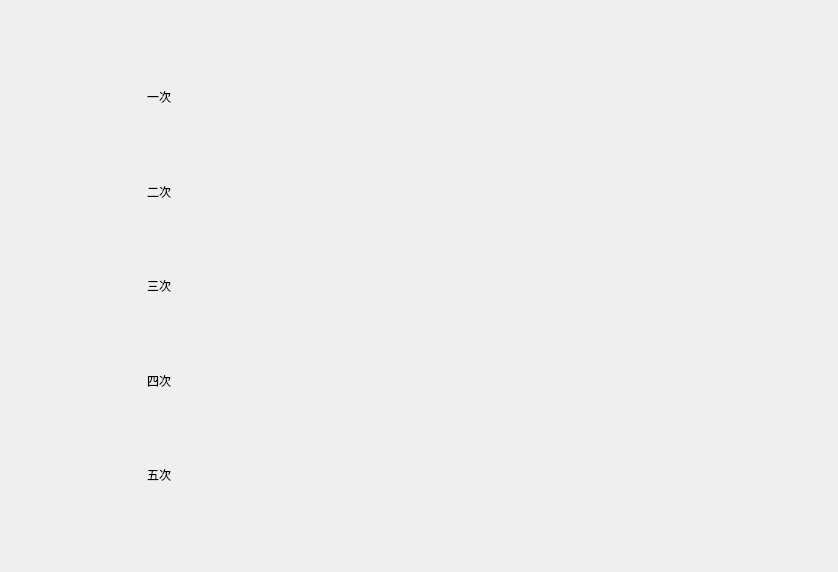
<?xml version="1.0" encoding="UTF-8"?>
<ui version="4.0">
 <class>FeedSetByGroupPage</class>
 <widget class="QWidget" name="FeedSetByGroupPage">
  <property name="geometry">
   <rect>
    <x>0</x>
    <y>0</y>
    <width>838</width>
    <height>572</height>
   </rect>
  </property>
  <property name="windowTitle">
   <string notr="true">Form</string>
  </property>
  <layout class="QVBoxLayout" name="verticalLayout">
   <property name="spacing">
    <number>20</number>
   </property>
   <property name="leftMargin">
    <number>40</number>
   </property>
   <property name="topMargin">
    <number>60</number>
   </property>
   <property name="rightMargin">
    <number>40</number>
   </property>
   <property name="bottomMargin">
    <number>60</number>
   </property>
   <item>
    <layout class="QHBoxLayout" name="horizontalLayout">
     <item>
      <widget class="QLabel" name="feedNameLbl">
       <property name="text">
        <string notr="true">一次</string>
       </property>
       <property name="alignment">
        <set>Qt::AlignCenter</set>
       </property>
      </widget>
     </item>
     <item>
      <widget class="UiHorizontalProgressExt" name="horiProgress" native="true">
       <property name="minimumSize">
        <size>
         <width>500</width>
         <height>0</height>
        </size>
       </property>
      </widget>
     </item>
    </layout>
   </item>
   <item>
    <layout class="QHBoxLayout" name="horizontalLayout_2">
     <item>
      <widget class="QLabel" name="feedNameLbl2">
       <property name="text">
        <string notr="true">二次</string>
       </property>
       <property name="alignment">
        <set>Qt::AlignCenter</set>
       </property>
      </widget>
     </item>
     <item>
      <widget class="UiHorizontalProgressExt" name="horiProgress2" native="true">
       <property name="minimumSize">
        <size>
         <width>500</width>
         <height>0</height>
        </size>
       </property>
      </widget>
     </item>
    </layout>
   </item>
   <item>
    <layout class="QHBoxLayout" name="horizontalLayout_3">
     <item>
      <widget class="QLabel" name="feedNameLbl3">
       <property name="text">
        <string notr="true">三次</string>
       </property>
       <property name="alignment">
        <set>Qt::AlignCenter</set>
       </property>
      </widget>
     </item>
     <item>
      <widget class="UiHorizontalProgressExt" name="horiProgress3" native="true">
       <property name="minimumSize">
        <size>
         <width>500</width>
         <height>0</height>
        </size>
       </property>
      </widget>
     </item>
    </layout>
   </item>
   <item>
    <layout class="QHBoxLayout" name="horizontalLayout_4">
     <item>
      <widget class="QLabel" name="feedNameLbl4">
       <property name="text">
        <string notr="true">四次</string>
       </property>
       <property name="alignment">
        <set>Qt::AlignCenter</set>
       </property>
      </widget>
     </item>
     <item>
      <widget class="UiHorizontalProgressExt" name="horiProgress4" native="true">
       <property name="minimumSize">
        <size>
         <width>500</width>
         <height>0</height>
        </size>
       </property>
      </widget>
     </item>
    </layout>
   </item>
   <item>
    <layout class="QHBoxLayout" name="horizontalLayout_5">
     <item>
      <widget class="QLabel" name="feedNameLbl5">
       <property name="text">
        <string notr="true">五次</string>
       </property>
       <property name="alignment">
        <set>Qt::AlignCenter</set>
       </property>
      </widget>
     </item>
     <item>
      <widget class="UiHorizontalProgressExt" name="horiProgress5" native="true">
       <property name="minimumSize">
        <size>
         <width>500</width>
         <height>0</height>
        </size>
       </property>
      </widget>
     </item>
    </layout>
   </item>
  </layout>
 </widget>
 <customwidgets>
  <customwidget>
   <class>UiHorizontalProgressExt</class>
   <extends>QWidget</extends>
   <header location="global">../uikits/src/UiHorizontalProgressExt.h</header>
   <container>1</container>
  </customwidget>
 </customwidgets>
 <resources/>
 <connections/>
</ui>
